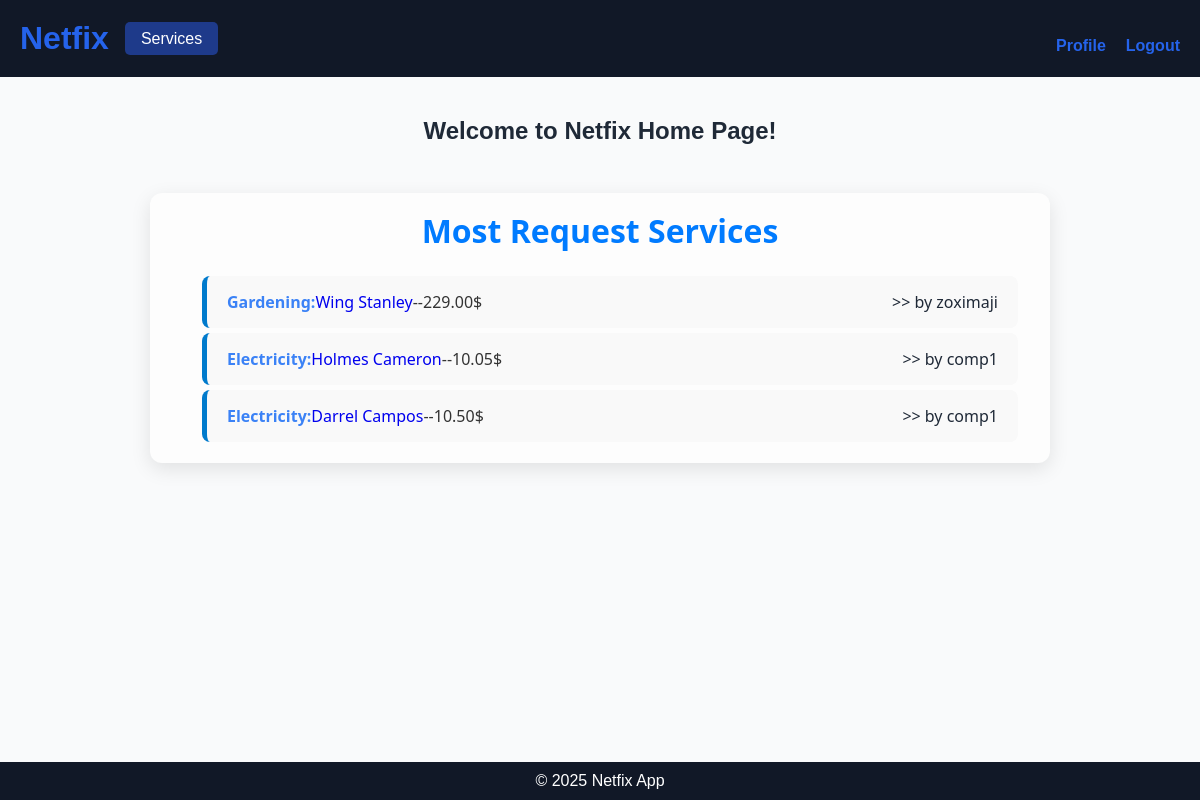
Page / (signed in) on the committed database.
### services/models.py (models this page shows, shortened)
class Service(models.Model):
    FIELD_CHOICES = [
        ('Air Conditioner', 'Air Conditioner'),
        ('All in One', 'All in One'),
        ('Carpentry', 'Carpentry'),
        ('Electricity', 'Electricity'),
        ('Gardening', 'Gardening'),
        ('Home Machines', 'Home Machines'),
        ('Housekeeping', 'Housekeeping'),
        ('Interior Design', 'Interior Design'),
        ('Locks', 'Locks'),
        ('Painting', 'Painting'),
        ('Plumbing', 'Plumbing'),
        ('Water Heaters', 'Water Heaters'),
    ]
    name = models.CharField(max_length=100)
    description = models.TextField()
    field = models.CharField(max_length=50, choices=FIELD_CHOICES)
    price_per_hour = models.DecimalField(max_digits=8, decimal_places=2)
    created_at = models.DateTimeField(auto_now_add=True)
    company = models.ForeignKey(settings.AUTH_USER_MODEL, on_delete=models.CASCADE)

### users/models.py (models this page shows, shortened)
class CostumUser(AbstractBaseUser,PermissionsMixin):
    username = models.CharField(unique=True,max_length=125,)
    email = models.EmailField(unique=True)
    is_active = models.BooleanField(default=True)
    is_staff = models.BooleanField(default=False)
    is_company = models.BooleanField(default=False)
    is_customer = models.BooleanField(default=False)
    objects = CostumUserManager()
    USERNAME_FIELD = 'email'
    REQUIRED_FIELDS = ['username']

### main/views.py (the view)
# urls.py: path('', views.home , name='home'),
def home(request):
    service = request.GET.get('service')
    services = Service.objects.all()
    if service:
        services = services.filter(field=service)
    most_requested_services = services.annotate(
        num_requests=Count('servicerequest')
    ).order_by('-num_requests')[:5]  # Top 5 most requested services
    return render(request, 'main/home.html', {'services': most_requested_services, 'selected_service': service,'serv_title':service})

### main/templates/main/home.html
{% extends 'main/base.html' %} {% block title %}Home | Netfix{% endblock %}
{% block content %}
<h2>Welcome to Netfix Home Page!</h2>
<section class="company-list">
  {% if services %}
  <h3>{% if serv_title %} {{serv_title }} Services  {% else %} Most Request Services {%endif%}</h3>
  <ul>
    {% for service in services %}
    <li class="service-card" style="margin: 5px 0;">
        <div style="display: flex; align-items: center;">
        <h4 style="color: var(--secondary-color);">{{ service.field }}: </h4><a href="{% url 'service_detail'  service.id%}"> {{ service.name }}</a><span>--{{ service.price_per_hour }}$</span>
        </div>
        <p style="color:var(--text-color) ;">>> by {{service.company.username}}</p>
    </li>
    {% endfor %}
  </ul>
  {% else %}
  <p>No services available at the moment.</p>
  {% endif %}
</section>
{% endblock %}

### main/static/main/css/style.css (style rules this page uses)
:root { --primary-color: #1e3a8a; --secondary-color: #3b82f6; --background-color: #f9fafb; --text-color: #1f2937; --link-color: #2563eb; --header-bg-color: #111827; --footer-bg-color: #111827; --white-color: #ffffff; --black-color: #000000; }
* { margin: 0; padding: 0; box-sizing: border-box; }
body { font-family: Arial, sans-serif; background-color: var(--background-color); color: var(--text-color); }
a { text-decoration: none; }
.company-list { max-width: 900px; margin: 3rem auto; padding: 1rem 2rem; background-color: #fdfdfd; border-radius: 12px; box-shadow: 0 6px 20px rgba(0, 0, 0, 0.1); font-family: "Segoe UI", Tahoma, Geneva, Verdana, sans-serif; color: #333; }
.company-list h3 { text-align: center; font-size: 2rem; margin-bottom: 1.5rem; color: #007bff; }

### main/static/main/css/authofication.css (style rules this page uses)
h2 { text-align: center; margin-bottom: 20px; }
ul { margin-top: 15px; padding-left: 20px; list-style-type: none; }

### main/static/main/css/profile.css (style rules this page uses)
.service-card { background-color: #f9f9f9; padding: 15px 20px; border-left: 5px solid #007acc; border-radius: 8px; display: flex; align-items: center; justify-content: space-between; }

### rows in the picture
Service: field "Gardening", name "Wing Stanley", price_per_hour "229.00", company.username "zoximaji"
Service: field "Electricity", name "Holmes Cameron", price_per_hour "10.05", company.username "comp1"
Service: field "Electricity", name "Darrel Campos", price_per_hour "10.50", company.username "comp1"
